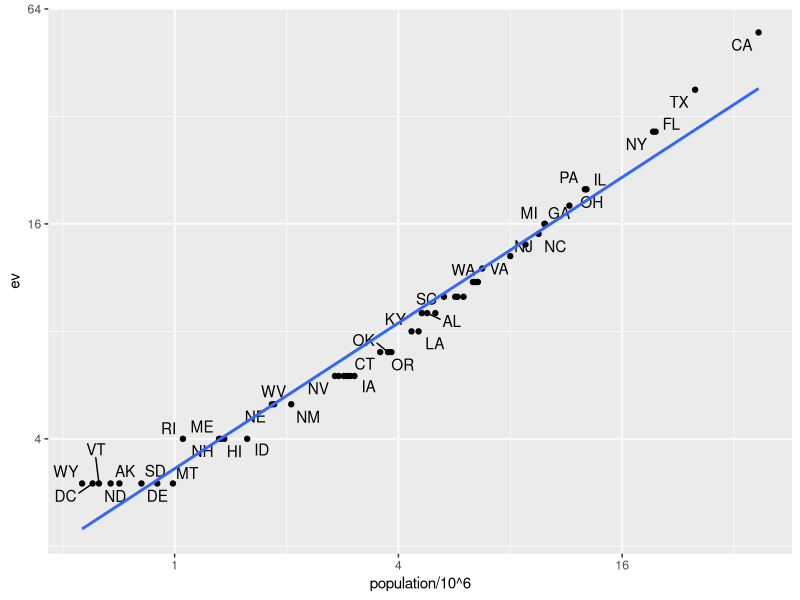

Reproduce this figure in R.
# Combinig data from different tables
# murder data 
library(tidyverse)
library(dslabs)
data(murders)
head(murders)

# electoral vote data
data(polls_us_election_2016)
head(results_us_election_2016)

# Note that order of data is not the same in these tables so:
identical(results_us_election_2016$state, murders$state)
# Use left_join (we will remove the others column and rename electoral_
# votes so that the tables fit on the page):
tab<-left_join(murders,results_us_election_2016,by='state')%>%
  select(-others)%>%rename(ev='electoral_votes')
head(tab)

library(ggrepel)
tab %>% ggplot(aes(population/10^6, ev, label = abb)) +
  geom_point() +
  geom_text_repel() + 
  scale_x_continuous(trans = "log2") +
  scale_y_continuous(trans = "log2") +
  geom_smooth(method = "lm", se = FALSE)
